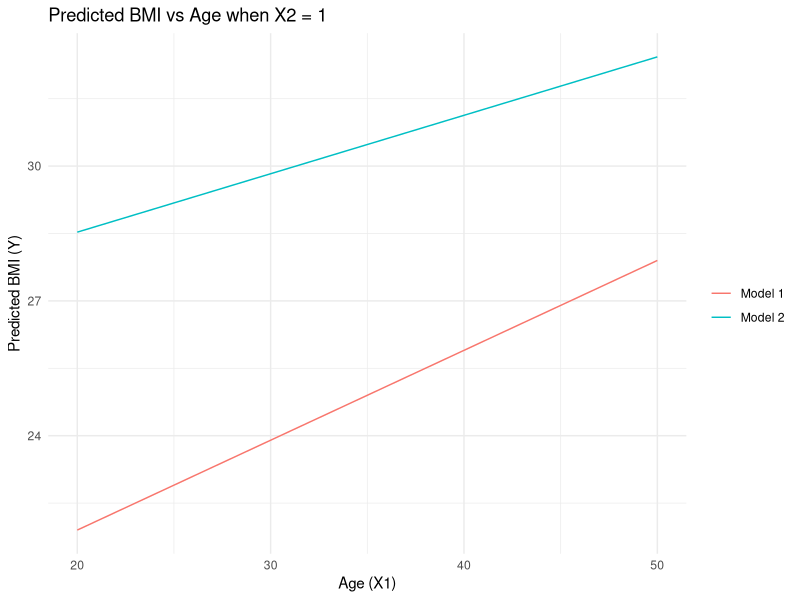

This figure's R source:
## ---- chunk 1
knitr::opts_chunk$set(echo = TRUE)
library(dplyr)
library(ggplot2)
library(tidyverse)
## ---- chunk 2
# Generate plots under both models for the predicted value of BMI (Y) when X2=1 as a function of age (X1).

X2 <- 1
X1 <- seq(20, 50, by = 1) # refer back to our range 20 ≤ X1 ≤ 50, make sure it's 1 step

model_1_pred <- 17.9 + 0.2*X1
model_2_pred <- 25.93 + 0.13*X1

# need to make a new df for ggplot
ggplot_df <- data.frame(
  age = X1,
  model1 = model_1_pred,
  model2 = model_2_pred)

ggplot(ggplot_df, aes(x = age)) +
  geom_line(aes(y = model1, color = "Model 1")) +
  geom_line(aes(y = model2, color = "Model 2")) +
  labs(x = "Age (X1)", y = "Predicted BMI (Y)", 
       title = "Predicted BMI vs Age when X2 = 1",
       color = " ") +
  theme_minimal()
